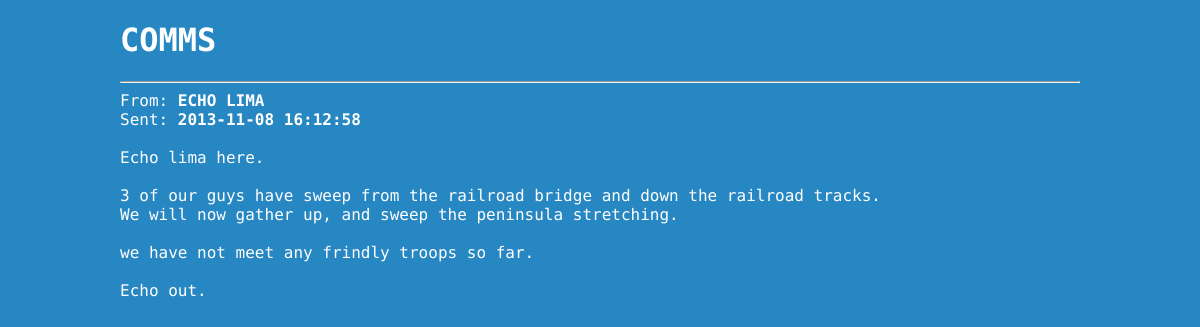
Screenshot of /App/artemis/assets/templates/messages.php?id=4 with the database file from the repository.
### tables this page shows
CREATE TABLE IF NOT EXISTS `users` (
  `id` int(11) NOT NULL AUTO_INCREMENT,
  `auth` varchar(255) NOT NULL,
  `name` varchar(255) NOT NULL,
  `admin` tinyint(4) NOT NULL DEFAULT '0',
  `max_operators` int(11) NOT NULL,
  `notes` text NOT NULL,
  `visible` tinyint(4) NOT NULL DEFAULT '1',
  `faction` varchar(255) NOT NULL,
  PRIMARY KEY (`id`),
  UNIQUE KEY `auth` (`auth`)
);

CREATE TABLE IF NOT EXISTS `messages` (
  `id` int(11) NOT NULL AUTO_INCREMENT,
  `from` int(11) NOT NULL,
  `subject` varchar(255) NOT NULL,
  `type` varchar(255) DEFAULT NULL,
  `body` text NOT NULL,
  `sent_date` datetime NOT NULL,
  `sent` tinyint(4) NOT NULL DEFAULT '1',
  PRIMARY KEY (`id`)
);

### App/artemis/assets/templates/messages.php (the view, shortened to what this page needs)
<?php require_once 'assets/templates/header.php'; ?>
<div id="main" role="main">
<h1>COMMS</h1>
<hr>
<?php
if (@$_GET["id"]) {
$sql = "SELECT messages.*,users.id AS user_id, users.name AS user_name FROM messages,messages_recipients,users WHERE users.id=messages.from AND messages.sent=1 AND messages.id=".(int)$_GET["id"];
$res = mysql_query($sql);
?>
From: <b><?=mysql_result($res,0,"user_name");?></b><br>
Sent: <b><?=mysql_result($res,0,"sent_date");?></b><br>
<br>
<?php
echo nl2br(@mysql_result($res,0,"body"));
die();
}
?>
<?php require_once 'assets/templates/footer.php'; ?>

### App/artemis/assets/css/style.css (style rules this page uses)
html, body { height: 100%; min-height: 100%; }
body { background-color:#2787c2; background-image:url('../img/gradient.png') repeat-x; background-size: cover; font-family: "Share Tech Mono", Arial, sans-serif; }
#main { width: 960px; margin: 0 auto; }
h1,h2,h3,h4,h5,h6,input { font-family: "Share Tech Mono", Arial, Helvetica; }
h1,h2,h3,h4,h5,h6,body { color:white; }

### rows the page displays
users: name "ECHO LIMA"
messages: sent_date "2013-11-08 16:12:58", body "Echo lima here. 3 of our guys have sweep from the railroad bridge and down the railroad tracks. We will now gather up, and sweep the peninsula stretching. we have not meet any frindly troops so far. Echo out."
